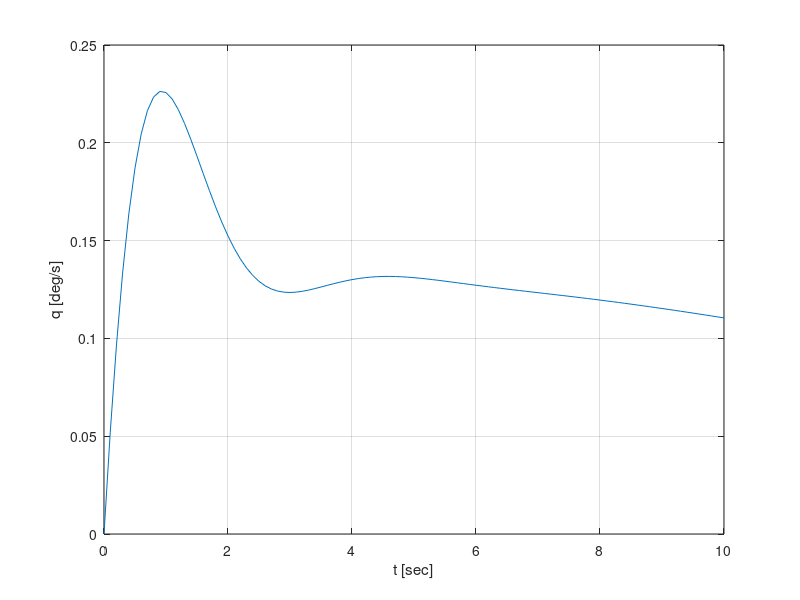
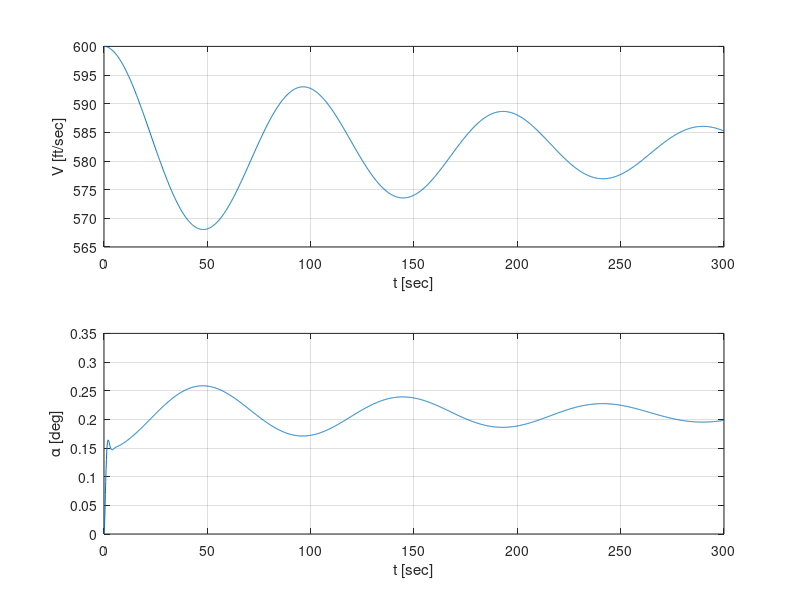
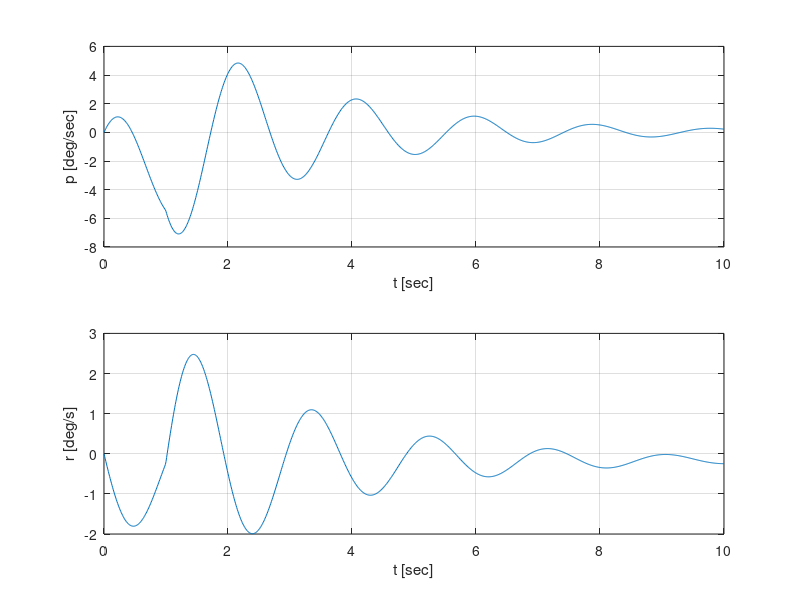
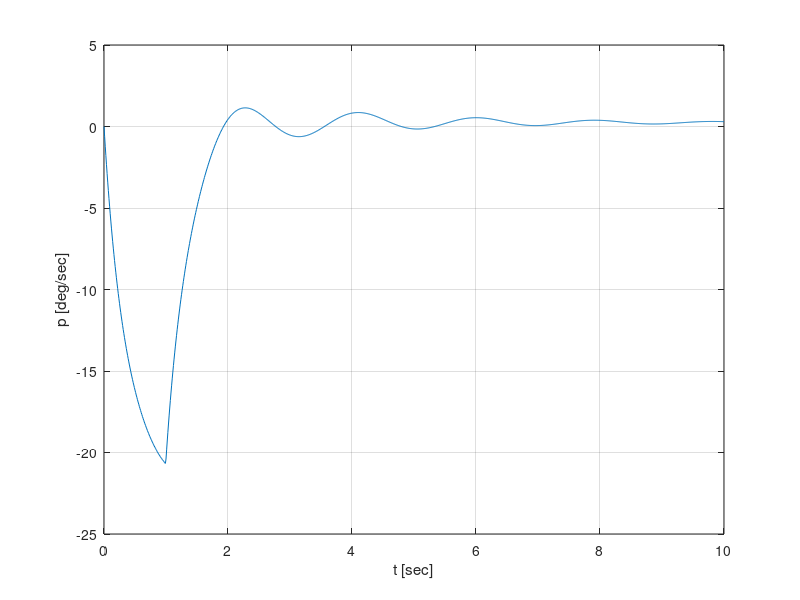

Write MATLAB code to recreate these figures, in order.
%==========================================================================
%   This programm calculates the inherent motion
%   characteristics of the reduced F-16 model
%   - periodic: short period, phugoid, Dutch roll
%   - aperiodic: aperiodic roll, spiral
%
%   Author: Lukas
% 
%==========================================================================
clear; 

% import matrices
load redu_ss_openloop

% define trim point
v0 = 600; %[ft/s]

% set plotting/display parameters
pzmaps          = false;
characteristics = false;
simulations     = true;

% ------------------SS matrices--------------------------------------------

% LONGITUDINAL
states_lon    = {'theta' 'v' 'alpha' 'q'};
inputs_lon    = {'elevator'};
outputs_lon   = {'theta' 'v' 'alpha' 'q'};
SS_lon = ss(A_lon, B_lon, C_lon, D_lon,...
            'statename',states_lon,...
            'inputname',inputs_lon,...
            'outputname',outputs_lon);
        
% LATERAL
states_lat    = {'phi' 'beta' 'roll rate' 'yaw rate'};
inputs_lat    = {'aileron' 'rudder'};
outputs_lat   = {'phi' 'beta' 'roll rate' 'yaw rate'};
SS_lat = ss(A_lat, B_lat, C_lat, D_lat,...
            'statename',states_lat,...
            'inputname',inputs_lat,...
            'outputname',outputs_lat);

% -------------------pole-zero maps----------------------------------------
if pzmaps
    
    % LONGITUDINAL
    figure(1); 
    pzmap(SS_lon);
    print -depsc2 -r1200 Figures/pzmap_sym
    
    % LATERAL
    figure(2); 
    pzmap(SS_lat);
    print -depsc2 -r1200 Figures/pzmap_asym
    
end

% ------------------characteristics----------------------------------------
if characteristics
    
    % calculate natural frequencies and damping ratios
    [Wn_lon, zeta_lon, Po_lon] = damp(SS_lon);
    [Wn_lat, zeta_lat, Po_lat] = damp(SS_lat);
    
    % LONGITUDINAL
    
    % calculate period (PDF P.5 check!)
    P_lon = 2*pi()./(Wn_lon.*sqrt(1-zeta_lon.^2));
    % calculate time to half amplitude
    T_halfa_lon = log(2)./(Wn_lon.*zeta_lon);
    % combine characteristics into matrix
    chara_lon = [real(Po_lon),imag(Po_lon),Wn_lon,zeta_lon, P_lon, T_halfa_lon];
    
    % display matrix
    disp('Longitudinal:')
    disp('   Pole (real,imag)       Wn       zeta      P      T_halfa')
    disp('   --------------------------------------------------------')
    disp(chara_lon)
    
    % wrtie matrix to excel
    xlswrite('Tables/chara_lon',chara_lon);
    
    % LATERAL
    
    % calculate time constant
    tau_lat = 1./(zeta_lat.*Wn_lat);
    % calculate time to half amplitude
    T_halfa_lat = log(2)./(Wn_lat.*zeta_lat);
    % combine characteristics into matrix
    chara_lat = [real(Po_lat), imag(Po_lat), Wn_lat,zeta_lat, tau_lat, T_halfa_lat];
    
    % display matrix
    disp('Lateral:')
    disp('   Pole (real,imag)       Wn       zeta      tau      T_halfa')
    disp('   ----------------------------------------------------------')
    disp(chara_lat)
    
    % wrtie matrix to excel
    xlswrite('Tables/chara_lat',chara_lat);
    
end

% ---------------------simulation------------------------------------------

if simulations
    
    % figure parameters for printing
    simfig_width    = 1000;
    simfig_height   = 400;
    
    % lsim parameters for pulse-shaped inputs
    T = 10; % observaton period [s]
    T_spir = 100; % observation period for spiral [s]
    dt = 0.01; % sampling time [s]
    
    % pulse parameters
    d_ail = 1; % aileron pulse duration [s]
    m_ail = rad2deg(0.025); % aileron pulse magnitude [deg]
    
    d_rud = 1; % rudder pulse duration [s]
    m_rud = rad2deg(0.025); % rudder pulse magnitude [deg]
    
    % define time axis
    t  = 0:dt:T; N = length(t); 
    t_spir = 0:dt:T_spir; N_spir = length(t_spir);
    
    % create signals
    N_ail = d_ail/dt;
    N_rud = d_rud/dt;
    
    sig_ail  = [m_ail*ones(1,N_ail),zeros(1,N-N_ail)];
    sig_ail_spir = [m_ail*ones(1,N_ail),zeros(1,N_spir-N_ail)];
    sig_rud  = [m_rud*ones(1,N_rud),zeros(1,N-N_rud)];
    sig_null = zeros(1,N);
    sig_null_spir = zeros(1,N_spir);
    
    
    % SHORT PERIOD
    [y_sp, t_sp] = step(-0.05*SS_lon,10); % elevator input: -0.05 [rad]
    theta_sp = y_sp(:,1);
    q_sp = y_sp(:,4);
    
    figure('pos',[100 100 simfig_width simfig_height/2])
    figure(1)
    plot(t_sp,q_sp)
    xlabel('t [sec]')
    ylabel('q [deg/s]')
    grid on
    print -depsc2 -r1200 Figures/short_period
    
    % PHUGOID
    [y_ph, t_ph] = step(-0.05*SS_lon,300); % elevator input: -0.05 [rad]
    v_ph = y_ph(:,2) + v0; % trim velocity added
    alpha_ph = y_ph(:,3);
    
    figure('pos',[100 100 simfig_width simfig_height])
    figure(2)
    subplot(2,1,1)
    plot(t_ph,v_ph)
    xlabel('t [sec]')
    ylabel('V [ft/sec]')
    grid on
    
    subplot(2,1,2)
    plot(t_ph,alpha_ph)
    xlabel('t [sec]')
    ylabel('\alpha [deg]')
    grid on
    print -depsc2 -r1200 Figures/phugoid

    
    % DUTCH ROLL
    % use rudder pulse
    sig_dr = [sig_null',sig_rud'];
    y_dr = lsim(SS_lat,sig_dr,t);
    p_dr = y_dr(:,3);
    r_dr = y_dr(:,4);
    
    figure('pos',[100 100 simfig_width simfig_height])
    figure(3)
    subplot(2,1,1)
    plot(t,p_dr)
    xlabel('t [sec]')
    ylabel('p [deg/sec]')
    grid on
    
    subplot(2,1,2)
    plot(t,r_dr)
    xlabel('t [sec]')
    ylabel('r [deg/s]')
    grid on
    print -depsc2 -r1200 Figures/dutch_roll
    
    % APERIODIC ROLL
    % use aileron pulse
    sig_ap = [sig_ail',sig_null'];
    y_ap = lsim(SS_lat,sig_ap,t);
    p_ap = y_ap(:,3);
    
    figure('pos',[100 100 simfig_width simfig_height/2])
    figure(4)
    plot(t,p_ap)
    xlabel('t [sec]')
    ylabel('p [deg/sec]')
    grid on
    print -depsc2 -r1200 Figures/aperoll
    
    
    % (Plot combined with spiral)
    
    % SPIRAL
    % use aileron pulse
    
    sig_spir = [sig_ail_spir',sig_null_spir'];
    y_spir = lsim(SS_lat,sig_spir,t_spir);
    phi_spir = y_spir(:,1);
    
    figure('pos',[100 100 simfig_width simfig_height/2])
    figure(5)
    plot(t_spir,phi_spir)
    xlabel('t [sec]')
    ylabel('\phi [deg]')
    grid on
    print -depsc2 -r1200 Figures/spiral
    
end




